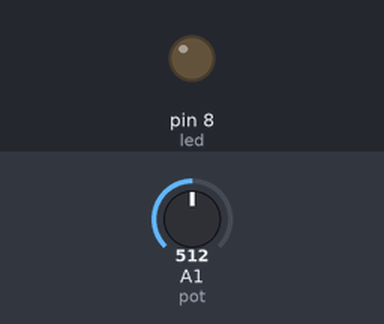
This sketch was run on a simulated Arduino Uno, built with avr-gcc and run on an emulated ATmega328P. On the bench: output pins drawn as LEDs (lit = HIGH). Inputs (shaded band) come from the test bench; at power-on: A1 (pot) = 512.

Above: at 1.2 s.
1.3 s: A1 (pot) set to 520
At 2.5 s:
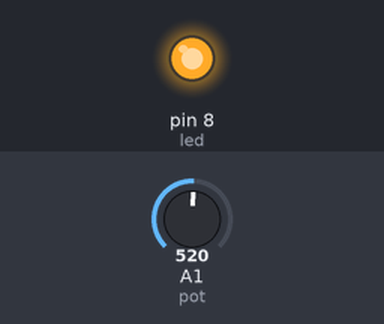
2.8 s: A1 (pot) set to 511
At 3.8 s:
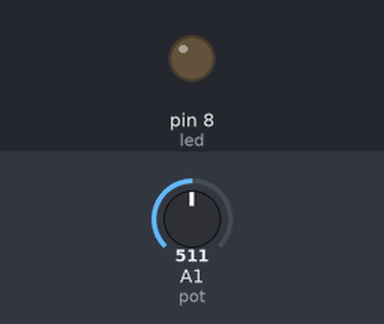
4.3 s: A1 (pot) set to 716
At 4.9 s:
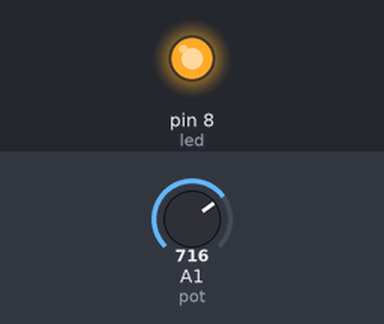
Timing chart, 0 to 7.3 s (numbered marks = the images above; inputs shaded):
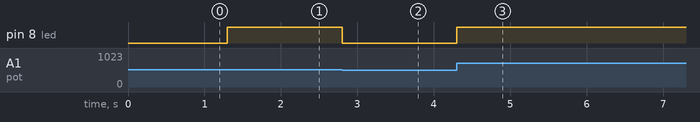

Measured:
- the behaviour switches between 513 and 514 on A1 (pot) (found by bisection; images 0 and 1)
- after the input at 1.3 s, pin 8 (led): LOW → HIGH at once
- after the input at 2.8 s, pin 8 (led): HIGH → LOW at once
- after the input at 4.3 s, pin 8 (led): LOW → HIGH at once

The sketch:

Arduino_gradateur_lumiere.ino
```cpp
int pot = A1;
int led = 8;
int potValue = 0;
int potValueMap;
void setup() {
  // put your setup code here, to run once:
  Serial.begin(9600);
  pinMode(led, OUTPUT);

}

void loop() {
  potValue = analogRead(pot);
  potValueMap = map(potValue, 0, 1023, 0, 255);
  analogWrite(led, potValueMap);

}
```
